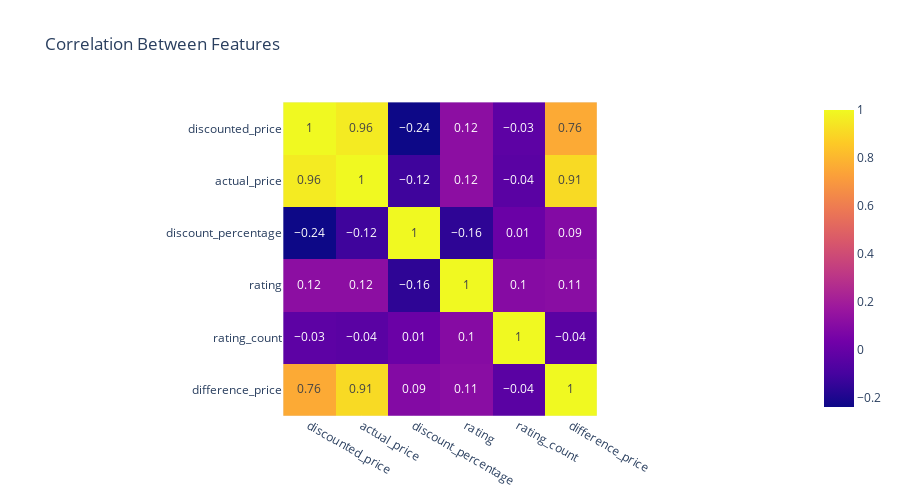

The notebook cell saved with this chart:
### Markdown cell above
### Correlation between Features using Heatmap

### Code cell
ecommerceDataCorr = ecommerceData[['discounted_price', 'actual_price', 'discount_percentage', 'rating', 'rating_count', 'difference_price']]

ecommerceCorrelationMatrix = ecommerceDataCorr.corr().round(2)

ecommerceCorrelationMatrix

fig = pt.imshow(ecommerceCorrelationMatrix, text_auto = True, title = "Correlation Between Features")
fig.layout.width = 900
fig.layout.height = 500
fig.show()

### Figure 1 — Plotly figure (JSON) as saved in the notebook; plotly's stock layout.template omitted (floating-point values rounded to 4 significant figures)
{"data": [{"coloraxis": "coloraxis", "hovertemplate": "x: %{x}<br>y: %{y}<br>color: %{z}<extra></extra>", "name": "0", "texttemplate": "%{z}", "type": "heatmap", "x": ["discounted_price", "actual_price", "discount_percentage", "rating", "rating_count", "difference_price"], "xaxis": "x", "y": ["discounted_price", "actual_price", "discount_percentage", "rating", "rating_count", "difference_price"], "yaxis": "y", "z": [[1, 0.96, -0.24, 0.12, -0.03, 0.76], [0.96, 1, -0.12, 0.12, -0.04, 0.91], [-0.24, -0.12, 1, -0.16, 0.01, 0.09], [0.12, 0.12, -0.16, 1, 0.1, 0.11], [-0.03, -0.04, 0.01, 0.1, 1, -0.04], [0.76, 0.91, 0.09, 0.11, -0.04, 1]]}], "layout": {"coloraxis": {"colorscale": [[0, "#0d0887"], [0.1111, "#46039f"], [0.2222, "#7201a8"], [0.3333, "#9c179e"], [0.4444, "#bd3786"], [0.5556, "#d8576b"], [0.6667, "#ed7953"], [0.7778, "#fb9f3a"], [0.8889, "#fdca26"], [1, "#f0f921"]]}, "height": 500, "title": {"text": "Correlation Between Features"}, "width": 900, "xaxis": {"anchor": "y", "autorange": true, "constrain": "domain", "domain": [0.2822, 0.7178], "range": [-0.5, 5.5], "scaleanchor": "y", "type": "category"}, "yaxis": {"anchor": "x", "autorange": true, "constrain": "domain", "domain": [0, 1], "range": [5.5, -0.5], "type": "category"}}}
